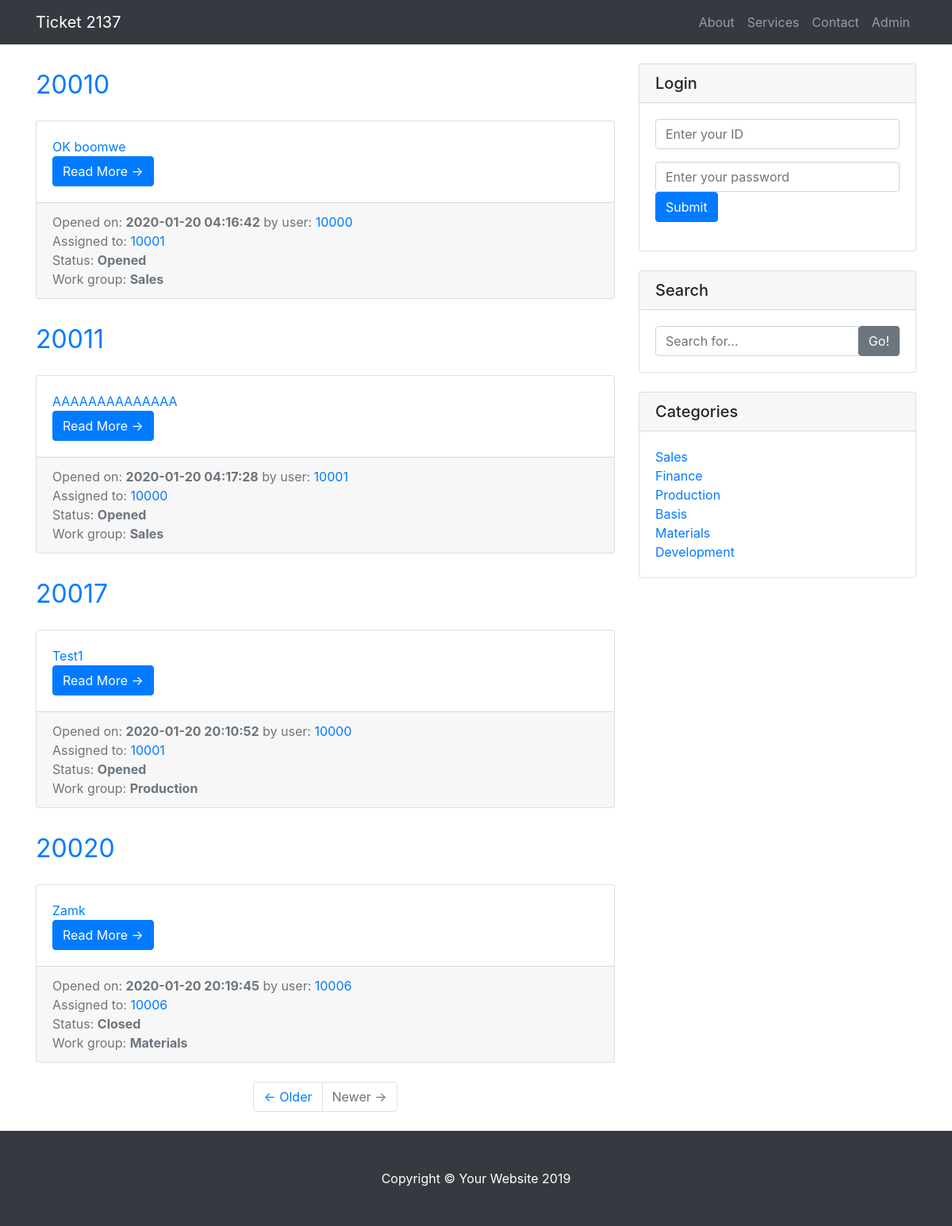
The page / on the database its author committed.
### tables this page shows
CREATE TABLE `ticket` (
  `ID_TICKET` int(5) NOT NULL,
  `OPENED_BY` int(5) NOT NULL,
  `ASSIGNED_TO` int(5) NOT NULL,
  `CREATION_DATE` datetime NOT NULL,
  `UPDATE_DATE` datetime NOT NULL,
  `WORK_GROUP` int(5) NOT NULL,
  `TICKET_STATE` varchar(255) NOT NULL,
  `TICKET_PRIORITY` varchar(255) NOT NULL,
  `SHORT_DESC` text NOT NULL,
  `LONG_DESC` text NOT NULL
);

CREATE TABLE `categories` (
  `ID_CAT` int(5) NOT NULL,
  `CATEGORY` varchar(255) NOT NULL
);

### index.php (the view, shortened to what this page needs)
<?php
include "includes/header.php";
include "includes/navigation.php";
?>
<div class="container">
  <div class="row">
    <div class="col-md-8">
      <?php
      $query = "SELECT * FROM ticket LEFT JOIN categories ON ticket.WORK_GROUP=categories.ID_CAT";
      $select_all_tickets = mysqli_query($connection, $query);
      while ($row = mysqli_fetch_assoc($select_all_tickets)) {
        $ID_TICKET = $row['ID_TICKET'];
        $OPENED_BY = $row['OPENED_BY'];
        $ASSIGNED_TO = $row['ASSIGNED_TO'];
        $CREATION_DATE = $row['CREATION_DATE'];
        $CATEGORY = $row['CATEGORY'];
        $TICKET_STATE = $row['TICKET_STATE'];
        $SHORT_DESC = $row['SHORT_DESC'];
      ?>
        <h1 class="my-4">
          <small><a href="ticket.php?p_id=<?php echo $ID_TICKET ?>"><?php echo $ID_TICKET ?></small>
        </h1>
        <div class="card mb-4">
          <div class="card-body">
            <p class="card-text"><?php echo $SHORT_DESC ?></p>
            <a href="ticket.php?p_id=<?php echo $ID_TICKET ?>" class="btn btn-primary">Read More &rarr;</a>
          </div>
          <div class="card-footer text-muted">
            <?php include "includes/search_result.php"; ?>
          </div>
        </div>
      <?php } ?>
      <ul class="pagination justify-content-center mb-4">
        <li class="page-item">
          <a class="page-link" href="#">&larr; Older</a>
        </li>
        <li class="page-item disabled">
          <a class="page-link" href="#">Newer &rarr;</a>
        </li>
      </ul>
    </div>
    <?php include "includes/sidebar.php"; ?>
  </div>
</div>
<?php include "includes/footer.php"; ?>

### includes/header.php (shortened to what this page needs)
<!DOCTYPE html>
<html lang="en">
<head>
    <link href="vendor/bootstrap/css/bootstrap.min.css" rel="stylesheet">
    <link href="css/blog-home.css" rel="stylesheet">
</head>
<body>
</body>
</html>

### includes/navigation.php (shortened to what this page needs)
<nav class="navbar navbar-expand-lg navbar-dark bg-dark fixed-top">
    <div class="container">
        <a class="navbar-brand" href="./index.php">Ticket 2137</a>
        <div class="collapse navbar-collapse" id="navbarResponsive">
            <ul class="navbar-nav ml-auto">
                <li class="nav-item">
                    <a class="nav-link" href="#">About</a>
                </li>
                <li class="nav-item">
                    <a class="nav-link" href="#">Services</a>
                </li>
                <li class="nav-item">
                    <a class="nav-link" href="#">Contact</a>
                </li>
                <li class="nav-item">
                    <a class="nav-link" href="./admin">Admin</a>
                </li>
            </ul>
        </div>
    </div>
</nav>

### includes/search_result.php
Opened on: <strong><?php echo $CREATION_DATE ?></strong>
by user: <a href="#"><?php echo $OPENED_BY ?></a><br>
Assigned to: <a href="#"><?php echo $ASSIGNED_TO ?></a><br>
Status: <strong><?php echo $TICKET_STATE ?></strong><br>
Work group: <strong><?php echo $CATEGORY ?></strong>

### includes/sidebar.php
<div class="col-md-4">
    <div class="card my-4">
        <h5 class="card-header">Login</h5>
        <form action="includes/login.php" method="post">
            <div class="card-body">
                <div class="form-group">
                    <input name="userid" type="text" class="form-control" placeholder="Enter your ID">
                </div>
                <div class="form-group">
                    <input name="password" type="password" class="form-control" placeholder="Enter your password">
                    <span class="input-group-btn">
                        <button type="submit" name="login" class="btn btn-primary">Submit</button>
                    </span>
                </div>
            </div>
        </form>
    </div>
    <div class="card my-4">
        <h5 class="card-header">Search</h5>
        <form action="search.php" method="post">
            <div class="card-body">
                <div class="input-group">
                    <input name="search" type="text" class="form-control" placeholder="Search for...">
                    <span class="input-group-btn">
                        <button name="submit" class="btn btn-secondary" type="submit">Go!</button>
                    </span>
                </div>
            </div>
        </form>
    </div>
    <div class="card my-4">
        <h5 class="card-header">Categories</h5>
        <?php
        $query = "SELECT * FROM categories";
        $select_all_workgroups = mysqli_query($connection, $query);
        ?>
        <div class="card-body">
            <div class="row">
                <div class="col-lg-6">
                    <ul class="list-unstyled mb-0">
                        <?php
                        while ($row = mysqli_fetch_assoc($select_all_workgroups)) {
                            $workgroup_title = $row['CATEGORY'];
                            $cat_id = $row['ID_CAT'];
                            echo "<li><a href='category.php?category=$cat_id'>{$workgroup_title}</a></li>";
                        }
                        ?>
                    </ul>
                </div>
            </div>
        </div>
    </div>
</div>

### includes/footer.php
<footer class="py-5 bg-dark">
    <div class="container">
        <p class="m-0 text-center text-white">Copyright &copy; Your Website 2019</p>
    </div>
</footer>

### css/blog-home.css (style rules this page uses)
body { padding-top: 56px; }

### rows shown on the page
ticket: ID_TICKET "20010", SHORT_DESC "OK boomwe", CREATION_DATE "2020-01-20 04:16:42", OPENED_BY "10000", ASSIGNED_TO "10001", TICKET_STATE "Opened", WORK_GROUP.CATEGORY "Sales"
ticket: ID_TICKET "20011", SHORT_DESC "AAAAAAAAAAAAAA", CREATION_DATE "2020-01-20 04:17:28", OPENED_BY "10001", ASSIGNED_TO "10000", TICKET_STATE "Opened", WORK_GROUP.CATEGORY "Sales"
ticket: ID_TICKET "20017", SHORT_DESC "Test1", CREATION_DATE "2020-01-20 20:10:52", OPENED_BY "10000", ASSIGNED_TO "10001", TICKET_STATE "Opened", WORK_GROUP.CATEGORY "Production"
ticket: ID_TICKET "20020", SHORT_DESC "Zamk", CREATION_DATE "2020-01-20 20:19:45", OPENED_BY "10006", ASSIGNED_TO "10006", TICKET_STATE "Closed", WORK_GROUP.CATEGORY "Materials"
categories: CATEGORY "Sales"
categories: CATEGORY "Finance"
categories: CATEGORY "Production"
categories: CATEGORY "Basis"
categories: CATEGORY "Materials"
categories: CATEGORY "Development"
